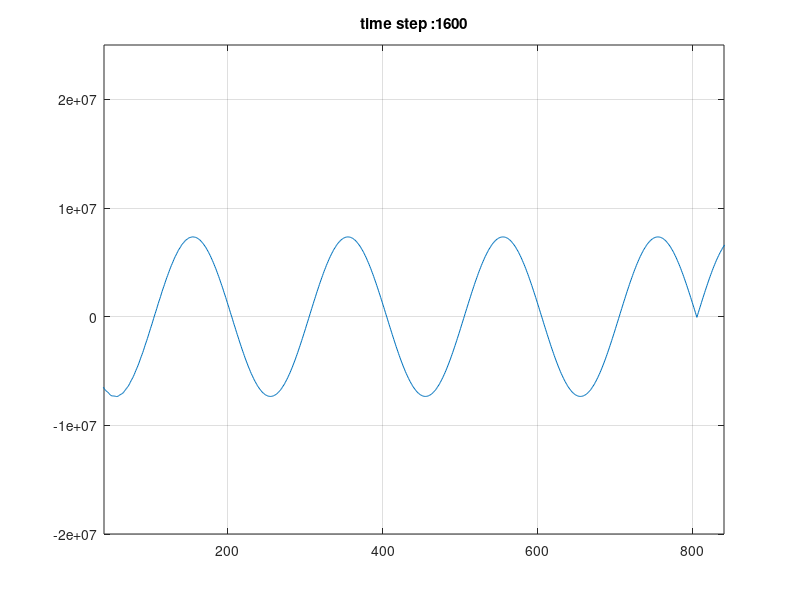

Here is the MATLAB script that generated this plot:
%===================================
%    Shayan Dodge
%    MSc in Physics
% M: +98 935 741 67 63 
% E: dodgeshayan@gmail.com 
% A: Tehran, Iran 
%===================================
% FDTD 1D in free space with CPML 
% Sinusoidal
%===================================
clc
close all;
%===================================
% some constants
mu_0 = 1.2566370614359173e-06;   %
eps_0= 8.8541878176203892e-12;   %
C=299792458.0;      % speed of light
%===================================
% wave definition
amptidute=100;
frequency=110E9;
T=1/frequency;
lambda=C*T;
t0=4*T;
omega=2*pi*frequency;
%===================================
% FDTD variables
if exist('zZoneSize','var')==0
    zZoneSize=4;
else if zZoneSize<0
    zZoneSize=4;
    end
end
if exist('tZoneSize','var')==0
    tZoneSize=4;
else if zZoneSize<0
    tZoneSize=4;
    end
end
domainLength=zZoneSize*lambda;
totalTime=tZoneSize*T;
numberCellsPerWavelength=200;
%===================================
% CPML parameters
pmlWidth=40;
pmlOrder=4;
epsR=1;
sigmaMax=1;
kappaMax=15;
alphaMax=0.24;
alphaOrder=1;
%===================================
% domain definition
dz=lambda/numberCellsPerWavelength;
dt=dz/2/C;
totalTimeStep=floor(totalTime/dt);
nz=floor(domainLength/dz+2*pmlWidth);
nzp1=nz+1;
nzm1=nz-1;
ksource = nz-pmlWidth-35;
%===================================
% FDTD EM field arrarys
Ex=zeros(1,nzp1);
Hy=zeros(1,nz);
%===================================
% Coeficient for EM field updating
Cexe=1;
Cexhy=-dt/eps_0/dz;
Chyh=1;
Chyex=-dt/mu_0/dz;
%===================================
% CPML arrays
Psi_Ezy_zn=zeros(1,pmlWidth);
Psi_Ezy_zp=zeros(1,pmlWidth);
Psi_Hzx_zn=zeros(1,pmlWidth);
Psi_Hzx_zp=zeros(1,pmlWidth);
%===================================
% initial PML update coeficients
sigmaOpt=sigmaMax*(pmlOrder+1)/(sqrt(epsR)*150*pi*dz);
% zn side
rho_e=((pmlWidth:-1:1)-0.75)/pmlWidth;
rho_m=((pmlWidth:-1:1)-0.25)/pmlWidth;
sigma_e=sigmaOpt*abs(rho_e).^pmlOrder;
sigma_m=sigmaOpt*abs(rho_m).^pmlOrder;
kappa_e=1+(kappaMax-1)*abs(rho_e).^pmlOrder;
kappa_m=1+(kappaMax-1)*abs(rho_m).^pmlOrder;
alpha_e=alphaMax*abs(rho_e).^pmlOrder;
alpha_m=alphaMax*abs(rho_m).^pmlOrder;
cpml_b_e_n=exp((-dt/eps_0)...
    *((sigma_e./kappa_e)+alpha_e));
cpml_a_e_n=1/dz*(cpml_b_e_n-1).*sigma_e ...
    ./(kappa_e.*(sigma_e+kappa_e.*alpha_e));
cpml_b_m_n=exp((-dt/eps_0)...
    *((sigma_m./kappa_m)+alpha_m));
cpml_a_m_n=1/dz*(cpml_b_m_n-1).*sigma_m ...
    ./(kappa_m.*(sigma_m+kappa_m.*alpha_m));
b=0;%sigma_e*dt/2/eps_0;
Cexe_zn=(1-b)./(1+b);
CPsi_Ezy_zn=-dt./(1+b)/eps_0;
Cexhy_zn=CPsi_Ezy_zn./kappa_e/dz;
b=0;%sigma_m*dt/2/mu_0;
Chyh_zn=(1-b)./(1+b);
CPsi_Hzx_zn=-dt./(1+b)/mu_0;
Chyex_zn=CPsi_Hzx_zn./kappa_m/dz;
% zp side
rho_e=((1:1:pmlWidth)-0.75)/pmlWidth;
rho_m=((1:1:pmlWidth)-0.25)/pmlWidth;
sigma_e=sigmaOpt*abs(rho_e).^pmlOrder;
sigma_m=sigmaOpt*abs(rho_m).^pmlOrder;
kappa_e=1+(kappaMax-1)*abs(rho_e).^pmlOrder;
kappa_m=1+(kappaMax-1)*abs(rho_m).^pmlOrder;
alpha_e=alphaMax*abs(rho_e).^pmlOrder;
alpha_m=alphaMax*abs(rho_m).^pmlOrder;
cpml_b_e_p=exp((-dt/eps_0)...
    *((sigma_e./kappa_e)+alpha_e));
cpml_a_e_p=1/dz*(cpml_b_e_p-1).*sigma_e ...
    ./(kappa_e.*(sigma_e+kappa_e.*alpha_e));
cpml_b_m_p=exp((-dt/eps_0)...
    *((sigma_m./kappa_m)+alpha_m));
cpml_a_m_p=1/dz*(cpml_b_m_p-1).*sigma_m ...
    ./(kappa_m.*(sigma_m+kappa_m.*alpha_m));
b=0;%sigma_e*dt/2/eps_0;
Cexe_zp=(1-b)./(1+b);
CPsi_Ezy_zp=-dt./(1+b)/eps_0;
Cexhy_zp=CPsi_Ezy_zp./kappa_e/dz;
b=0;%sigma_m*dt/2/mu_0;
Chyh_zp=(1-b)./(1+b);
CPsi_Hzx_zp=-dt./(1+b)/mu_0;
Chyex_zp=CPsi_Hzx_zp./kappa_m/dz;
%===================================
%========== FDTD loop===============
%===================================
% some constants
%====== Gaussian Source ===========
% dtDivEps0DivDz=dt/eps_0/dz;
% muSource=dtDivEps0DivDz*amptidute * -2.0 /T/T;
%====== Sine Source ===========
dtDivEps0DivDz=dt/eps_0/dz;
muSource=dtDivEps0DivDz*amptidute * 2.0*pi*omega;
%===================================
% initial plot
figure;
h=plot(Ex);
set(gca,'ylim',[-2 2.5]*1e7);
set(gca,'xlim',[pmlWidth (nz-pmlWidth)]);
grid on;
%===================================
% point to test performace of CPML
ic=ksource+30;
cEx=zeros(1,totalTimeStep);
%===================================
% fdtd loop
for n=1:totalTimeStep
    %============================
    %update Hy
    %============================
    Psi_Hzx_zn=cpml_b_m_n.*Psi_Hzx_zn+cpml_a_m_n.*(Ex(2:pmlWidth+1)-Ex(1:pmlWidth));
    Psi_Hzx_zp=cpml_b_m_p.*Psi_Hzx_zp+cpml_a_m_p.*(Ex(nzp1-pmlWidth+1:nzp1)-Ex(nzp1-pmlWidth:nz));
    if sum(isnan(Psi_Hzx_zp))>0
        display('nan found');
    end
    Hy(1:pmlWidth)=Chyh_zn.*Hy(1:pmlWidth)+Chyex_zn.*(Ex(2:pmlWidth+1)-Ex(1:pmlWidth))+CPsi_Hzx_zn.*Psi_Hzx_zn;
    if sum(isnan(Hy))>0
        display('nan found');
    end
    Hy(nz-pmlWidth+1:nz)=Chyh_zp.*Hy(nz-pmlWidth+1:nz)+Chyex_zp.*(Ex(nzp1-pmlWidth+1:nzp1)-Ex(nzp1-pmlWidth:nz))+CPsi_Hzx_zp.*Psi_Hzx_zp;
    if sum(isnan(Hy))>0
        display('nan found');
    end
    % non pml region
    Hy(pmlWidth+1:nz-pmlWidth)=Chyh* Hy(pmlWidth+1:nz-pmlWidth)+Chyex*( Ex(pmlWidth+2:nzp1-pmlWidth)-Ex(pmlWidth+1:nz-pmlWidth)); 
    %===========================
    % update Ex
    %===========================
    Psi_Ezy_zn=cpml_b_e_n.*Psi_Ezy_zn+cpml_a_e_n.*(Hy(2:pmlWidth+1)-Hy(1:pmlWidth));
    Psi_Ezy_zp=cpml_b_e_p.*Psi_Ezy_zp+cpml_a_e_p.*(Hy(nzp1-pmlWidth:nz)-Hy(nz-pmlWidth:nzm1));
    if sum(isnan(Psi_Ezy_zp))>0
        display('nan found');
    end
    Ex(2:pmlWidth+1)=Cexe_zn.*Ex(2:pmlWidth+1)+Cexhy_zn.*(Hy(2:pmlWidth+1)-Hy(1:pmlWidth))+CPsi_Ezy_zn.*Psi_Ezy_zn;
    
    if sum(isnan(Ex))>0
        display('nan found');
    end
    Ex(nzp1-pmlWidth:nz)=Cexe_zp.*Ex(nzp1-pmlWidth:nz)+Cexhy_zp.*(Hy(nzp1-pmlWidth:nz)-Hy(nz-pmlWidth:nzm1))+CPsi_Ezy_zp.*Psi_Ezy_zp;
    if sum(isnan(Ex))>0
        display('nan found');
    end
    % non pml region
    Ex(pmlWidth+2:nz-pmlWidth)=Cexe* Ex(pmlWidth+2:nz-pmlWidth)+Cexhy*( Hy(pmlWidth+2:nz-pmlWidth)-Hy(pmlWidth+1:nzm1-pmlWidth)); 
    %==========================
    % update source
    %==========================
%     Ex(ksource)=Ex(ksource)+muSource *(n * dt - t0)...
%                     * exp(-(((n * dt - t0) / T).^2)); % Differentiated Gaussian pulse
     Ex(ksource)=Ex(ksource)-amptidute *sin((n * dt - t0) * omega)/dz; % Sine source          
    %==========================
    % update figure
    %==========================
    if mod(n,30)==0||n==totalTimeStep
        set(h,'YData',Ex);
        title(gca,strcat('time step :' ,int2str(n)));
        pause(0.2);
    end
    %=========================
    % sample watched field
    %=========================
    cEx(n)=Ex(ic);    
end
